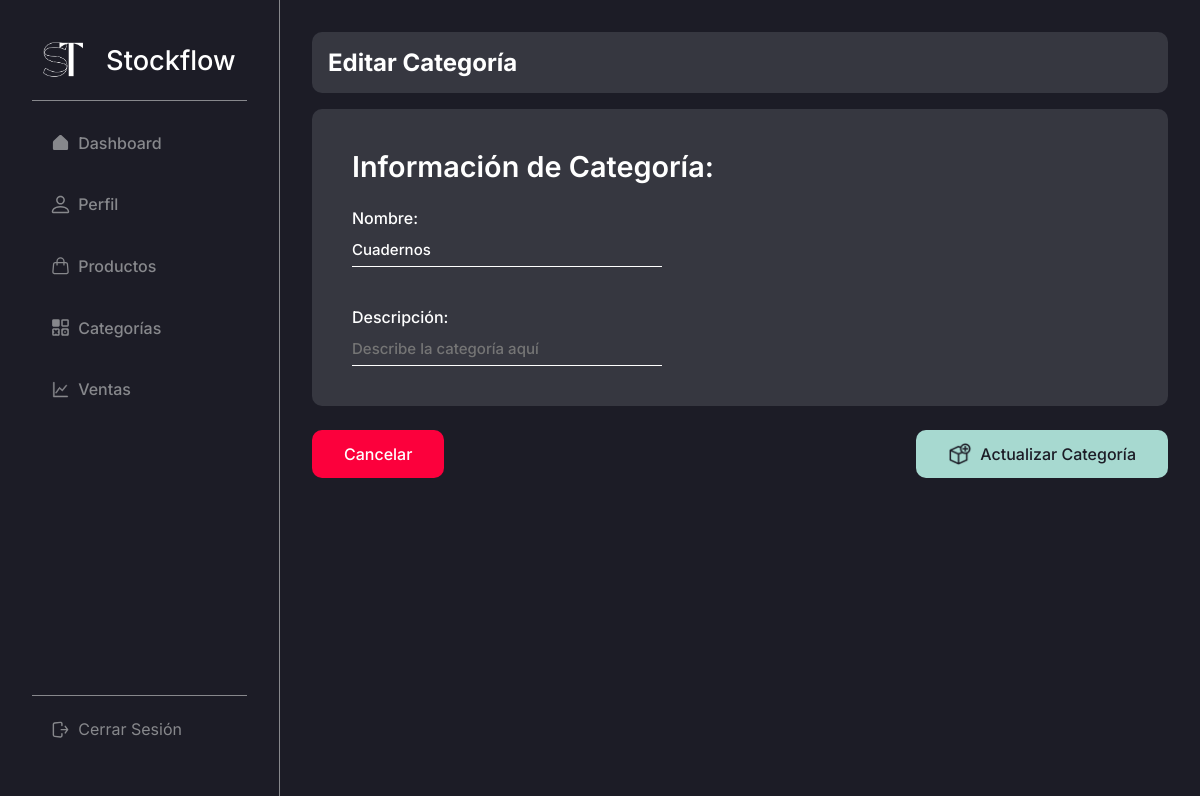
Before: /admin/products/categories/edit/1 (signed in) with the older database file.
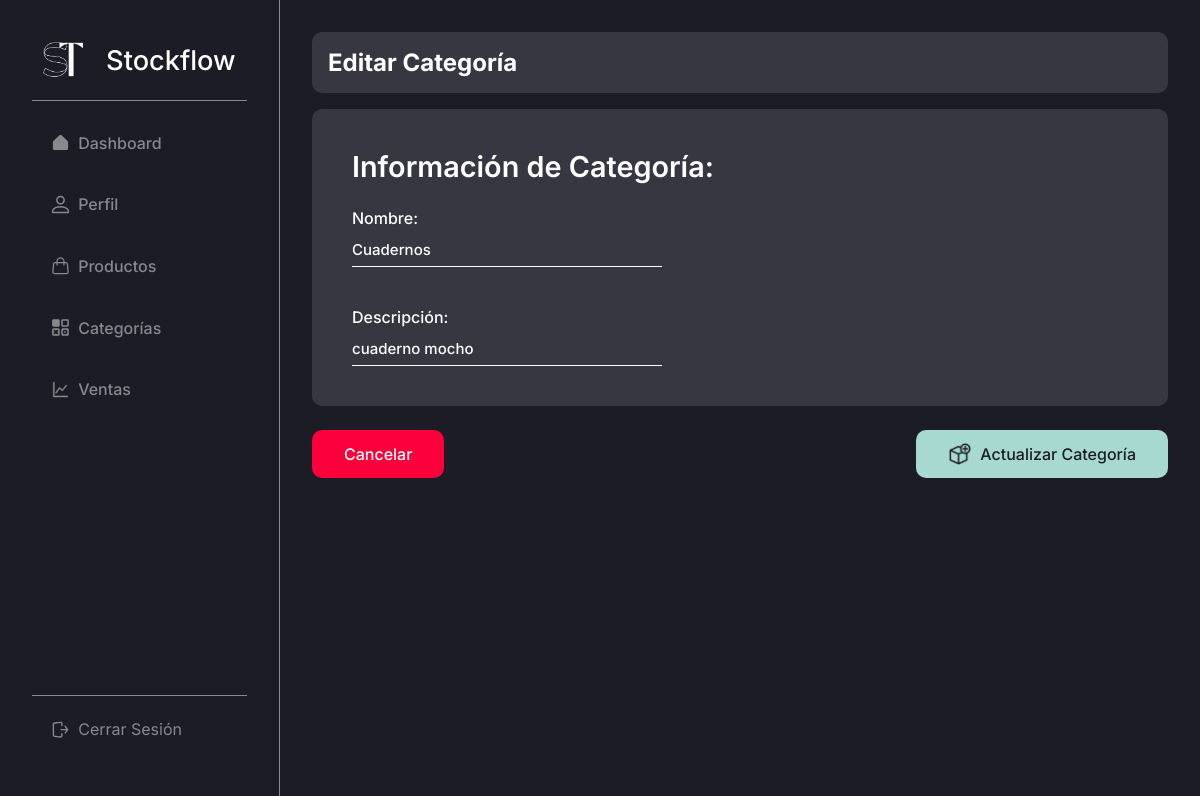
After: the same page with the newer database file.
### stockflow/models.py (models this page shows, shortened)
class Category(db.Model):
    id = db.Column(db.Integer, primary_key = True) # Primary key
    created_by = db.Column(db.Integer, db.ForeignKey("user.id"), nullable = False) # Foreign key
    name = db.Column(db.String(50), unique = True, nullable = False) # Max length and unique property and not null
    description = db.Column(db.String(255), default='Sin descripción')

### stockflow/admin.py (the view)
@bp.route("/products/categories/edit/<int:id>", methods = ("GET", "POST"))
@login_required
def update_category(id):
    category = get_category(id)
    if request.method == "POST":
        category.name = request.form["name"]
        category.description = request.form["description"]
        db.session.commit()
        return redirect(url_for("admin.categories"))
    return render_template("modules/products/categories/edit.html", category = category)

### stockflow/admin.py (called while the page is built)
def get_category(id):
    category = Category.query.get_or_404(id)
    return category

### stockflow/auth.py (called while the page is built)
def login_required(view):
    @functools.wraps(view)
    def wrapped_view(**kwargs):
        if g.user is None:
            message = "Debes iniciar sesión"
            flash(message)
            return redirect(url_for("auth.login"))
        return view(**kwargs)
    return wrapped_view

@bp.before_app_request # Execute the next function in every request, every page
def load_logged_in_user():
    user_id = session.get("user_id")
    if user_id is None:
        g.user = None
    else:
        g.user = User.query.get_or_404(user_id)

### stockflow/templates/modules/products/categories/edit.html (shortened to what this page needs)
{% extends 'base-admin.html' %}
{% block content %}
    <div class="content-group inter bg-black-light">
        <h2 class="color-white inter">Editar Categoría</h2>
    </div>
    <form action="" method="post" class="form inter form-prods">
        <div class="content-group bg-black-light form-content">
            <h1>Información de Categoría: </h1>
            <div class="form-group" style="margin-top: 0;">
                <label for="name">Nombre:</label>
                <input
                    type="text"
                    class="inter color-white"
                    name="name"
                    id="name"
                    placeholder="Ingresa aquí nombre de categoría"
                    value="{{ category.name }}"
                    required
                />
            </div>
            <div class="form-group">
                <label for="name">Descripción:</label>
                <input
                    class="inter color-white"
                    name="description"
                    id="description"
                    value="{{ category.description }}"
                    placeholder="Describe la categoría aquí"
                />
            </div>
        </div>
        <div class="btns-form inter">
            <a href="{{ url_for('admin.categories') }}" class="btn-form color-white btn-cancel">
                Cancelar
            </a>
            <button class="btn-form color-black btn-submit bg-turquese-light-blue inter" type="submit">
                <img src="{{ url_for('static', filename='img/icons/add-product.png') }}" alt="">
                Actualizar Categoría
            </button>
        </div>
    </form>
{% endblock %}

Changed rows visible on the page:
changed Category "Cuadernos": description (not shown) → "cuaderno mocho"
